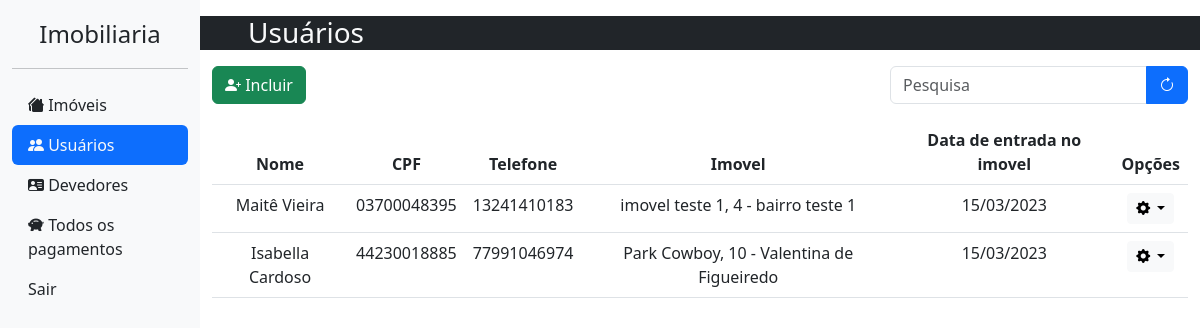
/usuario/listar/ (signed in), run on the app's committed database.
### usuario/models.py (models this page shows, shortened)
class Perfil(models.Model):
    cpf = models.CharField(max_length=14, null=True)
    nome_completo = models.CharField(max_length=50, null=True, verbose_name="Nome completo")
    data_nascimento = models.DateField(max_length=10, null=True, blank=True, verbose_name="Data de nascimento")
    telefone = models.CharField(max_length=16, null=True, verbose_name="Telefone para contato")
    data_entrada_imovel = models.DateField(auto_now_add=True, editable=True, verbose_name="Data de entrada no imovel")
    usuario = models.OneToOneField(User, blank=True, on_delete=models.CASCADE)
    imovel = models.OneToOneField(Imovel, null=True, blank=True, on_delete=models.SET_NULL)
    def __str__(self) -> str:
        return self.nome_completo

### imobiliaria/models.py (models this page shows, shortened)
class Imovel(models.Model):
    nome = models.CharField(max_length=50, blank=True, verbose_name='Nome do imóvel / vila / condominio')
    cep = models.CharField(max_length=9, blank=True, verbose_name= 'CEP')
    endereco = models.CharField(max_length=100, blank=True, verbose_name= 'Endereço')
    numero = models.CharField(max_length=100, blank=True, verbose_name= 'Numero')
    bairro = models.CharField(max_length=100, blank=True, verbose_name= 'Bairro')
    cidade = models.CharField(max_length=100, blank=True, verbose_name= 'Cidade')
    uf = models.CharField(max_length=2, blank=True, verbose_name= 'UF')
    mensalidade = models.IntegerField(blank=True, verbose_name='Mensalidade R$', validators=[MaxValueValidator(999999), MinValueValidator(0)])
    vencimento = models.IntegerField(default=5, verbose_name="Dia do vencimento da mensalidade", validators=[MaxValueValidator(29), MinValueValidator(1)])
    disponibilidade = models.BooleanField(default=True, verbose_name="Disponibilidade")
    def __str__(self) -> str:
        nome = ''
        if self.nome:
            nome = self.nome
        else:
            nome = self.endereco
        return f'{nome}, {self.numero} - {self.bairro}'

### usuario/views.py (the view)
# urls.py: path('listar/', listar_usuarios, name="listarusuarios"),
@login_required
@staff_member_required
def listar_usuarios(request):
    context = {}
    perfis = Perfil.objects.all().order_by('imovel','-data_entrada_imovel','nome_completo')
    context['perfis'] = perfis
    if request.method == "GET":
        busca = request.GET.get('busca')
        if busca != None:
            perfis = Perfil.objects.all().filter(nome_completo__contains = busca)
            context['perfis'] = perfis
            return render(request, 'views/listar-usuarios.html', context)
    try:
        Imovel.objects.get()
        tem_imoveis = True
    except:
        tem_imoveis = False
    context['tem_imoveis'] = tem_imoveis
    return render(request, 'views/listar-usuarios.html', context)

### core/templates/views/listar-usuarios.html (shortened to what this page needs)
{% extends 'base.html' %}
{% block content %}
<div class="row d-lg-block d-sm-none bg-dark text-light mb-3">
    <h3 class="ps-5">Usuários</h3>
</div>
<div class="row">
    <div class="col-12 d-flex justify-content-between mb-3">
        <a href="{% url 'cadastrarusuario' %}" class="btn btn-success"><i class="bi bi-person-plus-fill"></i> Incluir</a>
        <form method="GET" autocomplete="off">
            <div class="input-group">
                <input type="text" class="form-control" placeholder="Pesquisa" name="busca">
                <button class="btn btn-primary"><i class="bi bi-arrow-clockwise"></i></button>
            </div>
        </form>
    </div>
</div>
<div class="table-responsive-xxl">
    <table class="table table-hover text-center">
        <thead>
            <tr>
                <th scope="col">Nome</th>
                <th scope="col">CPF</th>
                <th scope="col">Telefone</th>
                <th scope="col">Imovel</th>
                <th scope="col">Data de entrada no imovel</th>
                <th scope="col">Opções</th>
            </tr>
        </thead>
        <tbody>
            {% for perfil in perfis %}
            <tr>
                <td>{{perfil.nome_completo}}</td>
                <td>{{perfil.cpf}}</td>
                <td>{{perfil.telefone}}</td>
                {% if perfil.imovel %}
                    <td>{{perfil.imovel}}</td>
                    <td>{{perfil.data_entrada_imovel|date:"d/m/Y"}}</td>
                {% else %}
                    <td><span class="badge bg-danger-subtle text-danger">Sem imóvel</span></td>
                    <td><span class="badge bg-danger-subtle text-danger">Sem imóvel</span></td>
                {% endif %}
                <td>
                    <div class="dropdown">
                        <button type="button" class="btn btn-sm btn-light dropdown-toggle" data-bs-toggle="dropdown">
                            <i class="bi bi-gear-fill"></i>
                        </button>
                    </div>
                </td>
            </tr>
            {% endfor %}
        </tbody>
    </table>
</div>
{% endblock %}

### core/static/css/login.css (style rules this page uses)
html, body { height: 100%; margin: 0; }

### core/static/css/mobile.css (style rules this page uses)
.table-responsive-xxl { min-height: 20em; }

### data on the page
Perfil: nome_completo "Maitê Vieira", cpf "03700048395", telefone "13241410183", imovel "imovel teste 1, 4 - bairro teste 1", data_entrada_imovel "15/03/2023"
Perfil: nome_completo "Isabella Cardoso", cpf "44230018885", telefone "77991046974", imovel "Park Cowboy, 10 - Valentina de Figueiredo", data_entrada_imovel "15/03/2023"
